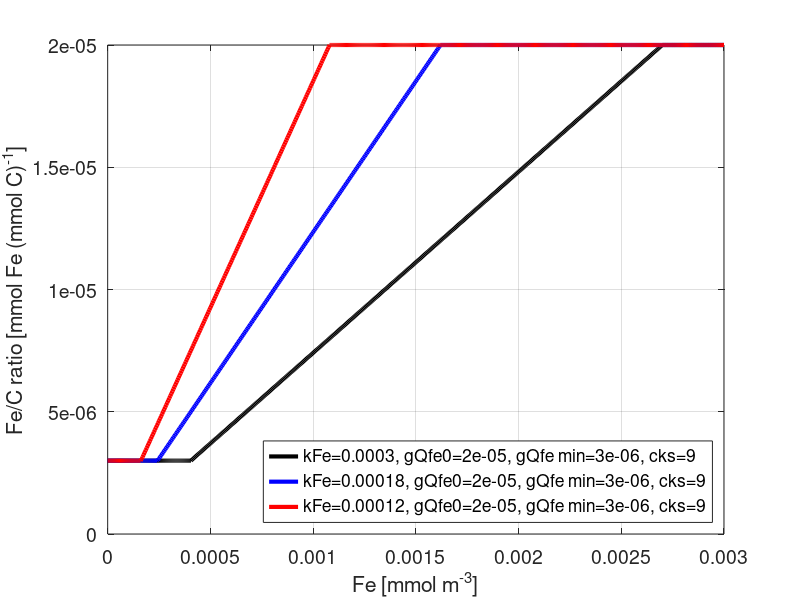

This figure's MATLAB source:
%% BEC: Fe/C ratio of phytoplankton fe uptake
%
% Fe/C ratio depends on:
%   surrounding Fe levels
%   half-saturation constant of iron of respective phytoplankton
%   gQfe0 (it's called "initital ratio" in code, I think it's more a
%   maximum Fe/C ratio at high dFe)
%   gQfe_min (minimum Fe/C ratio when dFe is low)
%   cks (used for onset of transition from gQfe0 to gQfe_min)
%
% CN (Sep 2018): please correct any bug you find and update the files on
% the Wiki as parametrizations change!

%ccc

% choose parameters (up to seven combinations currently possible)
kFe      = [0.3*10^-3,0.18*10^-3,0.12*10^-3];  % mmol m-3
gQfe0    = [20*10^-6,20*10^-6,20*10^-6];  
gQfe_min = [3*10^-6,3*10^-6,3*10^-6];
cks      = [9,9,9];

% choose iron levels
fe = 0:0.005:3; fe = fe.*10^-3;  % mmol m-3


%%%%%
%% nothing to be changed below this line
%%%%%

FeCratio = NaN(numel(fe),numel(kFe));
for pp=1:numel(kFe)
    
    FeCratio(:,pp) = gQfe0(pp)*ones(numel(fe),1);
    
    for i=1:numel(fe)
        if fe(i)<cks(pp)*kFe(pp)
            dd = FeCratio(i,pp)*fe(i)/(cks(pp)*kFe(pp));
            if dd>gQfe_min(pp)
                FeCratio(i,pp)=dd;
            else
                FeCratio(i,pp)=gQfe_min(pp);
            end
            clear dd
        end
    end
    clear i
    
end
clear pp



%%%%
%% plot
%%%%

colors = {'k','b','r','g','m','c','y'};
width  = 22; 
height = 17;
vis    = 'on';
fs     = 14;
lw     = 3;

for  i=1:numel(kFe)
    if ~exist('feC_string','var')
        feC_string = {strcat(['kFe=',num2str(kFe(i)),...
            ', gQfe0=',num2str(gQfe0(i)),', gQfe min=',num2str(gQfe_min(i)),', cks=',num2str(cks(i))])};
    else
        feC_string = [feC_string,strcat(['kFe=',num2str(kFe(i)),...
            ', gQfe0=',num2str(gQfe0(i)),', gQfe min=',num2str(gQfe_min(i)),', cks=',num2str(cks(i))])];
    end
end
clear i


fig = figure('Units','Centimeters', 'Position',[0 0 width height], 'Visible', vis);
for i=1:length(kFe)
    plot(fe,FeCratio(:,i),colors{i},'LineWidth',lw)
    hold on;
end
grid on;
legend(feC_string,'Location','SouthEast')
xlabel('Fe [mmol m^{-3}]','FontSize',fs)
ylabel('Fe/C ratio [mmol Fe (mmol C)^{-1}]','FontSize',fs)
set(gca,'FontSize',fs)







